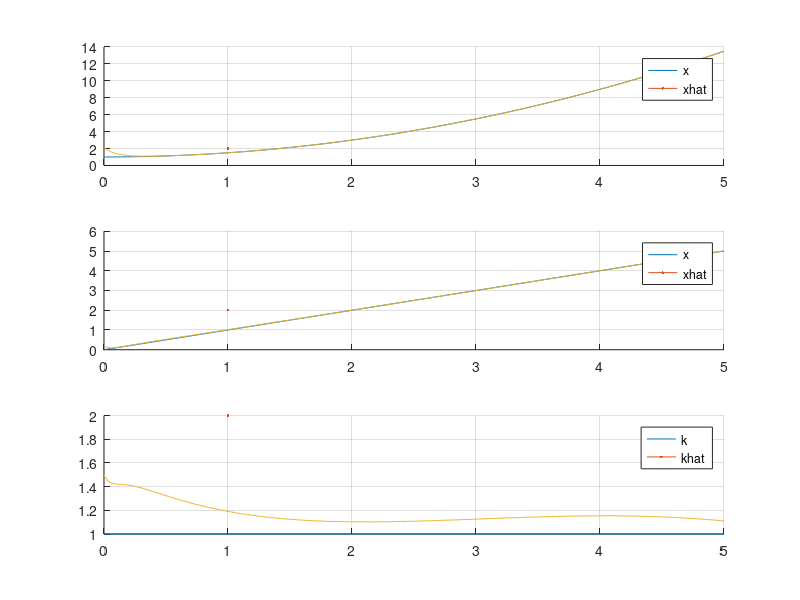

MATLAB code for this plot:
% Example for 1-D rigid body mass estimation using the Lyapunov rule
clear all
close all
clc

%% parameters and dynamics
k_true = 1.0;
A = [0, 1; 0, 0];
C = eye(2);
B = [0; k_true];
B_k = @(k) [0; k];
observer_poles = [-20, -10];
L = place(A', C', observer_poles)';
gamma = 10.0;
sigma = 0;
khat0 = 1.5;

input_noise_fcn = @(t) 0.2*cos(1*t);

dyn_fcn = @(t, x, u) A*x + B*u(t,x);
observer_dyn_fcn = @(t, x_hat, u, x, k_hat) A*x_hat + B_k(k_hat)*( u(t, x) + input_noise_fcn(t) ) + L*C*(x-x_hat);
k_hat_dyn_fcn = @(t, x_hat, x, u, k_hat) gamma*(x(2) - x_hat(2))*( u(t, x) + input_noise_fcn(t) ) - sigma*(k_hat - khat0);

closed_loop_dyn_fcn = @(t, z, u) [dyn_fcn( t, z(1:2), u);
                                  observer_dyn_fcn( t, z(3:4), u, z(1:2), z(5) );
                                  k_hat_dyn_fcn( t, z(3:4), z(1:2), u, z(5) )];

x0 = [1;0];
xhat0 = [2.1;0.2];


z0 = [x0; xhat0; khat0];

dt = 0.01;
Tsim = 5;
tspan = 0:dt:Tsim;

% u_fcn = @(t, x) cos(0.1*t) + exp(-1*t);
u_fcn = @(t, x) 1;
[t, z] = ode45(@(t, z) closed_loop_dyn_fcn(t, z, u_fcn), tspan, z0);
z = z';
x = z(1:2, :);
xhat = z(3:4, :);
khat = z(5, :);

%%
figure()
subplot(3, 1, 1)
hold on
plot(tspan, x(1,:), LineWidth=2)
plot(tspan, xhat(1,:), LineWidth=2, LineStyle="--")
grid on
legend({'x', 'xhat'})
subplot(3, 1, 2)
hold on
plot(tspan, x(2,:), LineWidth=2)
plot(tspan, xhat(2,:), LineWidth=2, LineStyle="--")
grid on
legend({'x', 'xhat'})
subplot(3, 1, 3)
hold on
plot([0, Tsim], [k_true, k_true], LineWidth=2)
plot(tspan, khat(1,:), LineWidth=2, LineStyle="--")
grid on
legend({'k', 'khat'})

function [f_val, grad_f] = param_constraint_f(theta, theta_max, epsilon_0)
    % PARAM_CONSTRAINT_F Implements Example 1.7.8 from the text.
    %
    % Inputs:
    %   theta     : Current parameter vector (k x 1)
    %   theta_max : Maximum allowable norm bound
    %   epsilon_0 : Tolerance parameter for the smooth boundary
    %
    % Outputs:
    %   f_val     : Scalar value of the convex function f(theta)
    %   grad_f    : Gradient vector of f at theta (k x 1)

    % Ensure theta is a column vector
    theta = theta(:);
    
    % Pre-calculate norm squared
    norm_theta_sq = theta' * theta;
    theta_max_sq = theta_max^2;
    
    % Calculate f(theta)
    % Equation: (||theta||^2 - theta_max^2) / (epsilon_0 * theta_max^2)
    f_val = (norm_theta_sq - theta_max_sq) / (epsilon_0 * theta_max_sq);
    
    % Calculate Gradient of f(theta)
    % Equation: 2*theta / (epsilon_0 * theta_max^2)
    grad_f = (2 * theta) / (epsilon_0 * theta_max_sq);
end

function proj_y = projection_op(y, f_val, grad_f)
    % PROJECTION_OP Implements Definition 1.7.7 (Projection Operator)
    %
    % Inputs:
    %   y      : The update vector or derivative (k x 1) (e.g., from adaptive law)
    %   f_val  : Scalar value of the convex function f at current theta
    %   grad_f : Gradient vector of f at current theta (k x 1)
    %
    % Output:
    %   proj_y : The projected update vector

    % Ensure vectors are columns
    y = y(:);
    grad_f = grad_f(:);

    % Check the condition from Def 1.7.7:
    % if f(theta) > 0 AND y' * grad f(theta) > 0
    inner_prod = y' * grad_f;
    
    if (f_val > 0) && (inner_prod > 0)
        % Calculate the squared norm of the gradient
        grad_norm_sq = grad_f' * grad_f;
        
        % Avoid division by zero (safety check)
        if grad_norm_sq < eps
            proj_y = y;
            return;
        end
        
        % Apply the projection formula:
        % Proj = y - ( (grad * grad') / ||grad||^2 ) * y * f(theta)
        %
        % We use (grad * (grad' * y)) for efficient matrix-vector multiplication
        subtraction_term = (grad_f * inner_prod * f_val) / grad_norm_sq;
        
        proj_y = y - subtraction_term;
    else
        % Otherwise, return y unchanged
        proj_y = y;
    end
end
